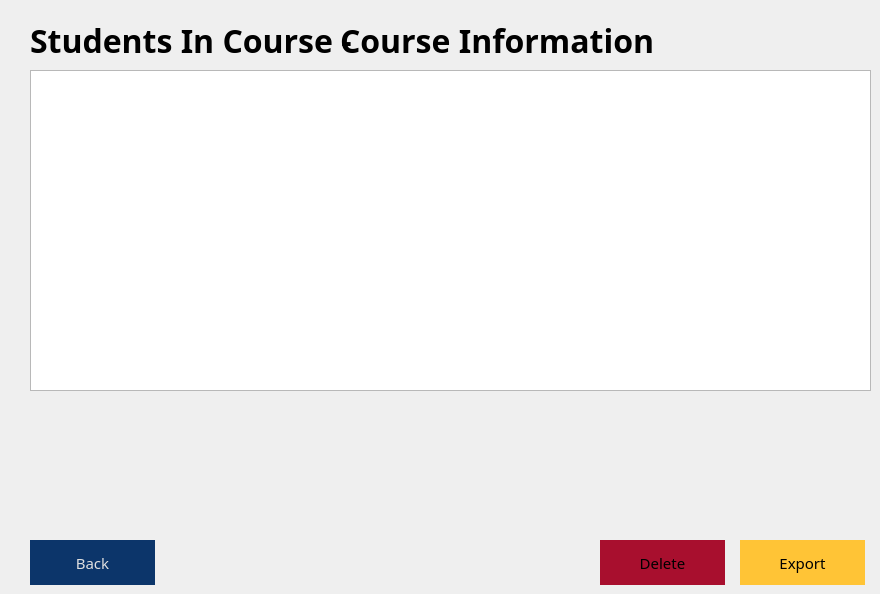
    <widget class="QWidget" name="pageStudentInCourse">
     <property name="styleSheet">
      <string notr="true">QWidget#pageStudentInCourse{
	border-image: url(:/assets/blue-gradient.png) 0 0 0 0 stretch stretch;
}
</string>
     </property>
     <widget class="QTableWidget" name="tableStudentInCourse">
      <property name="geometry">
       <rect>
        <x>30</x>
        <y>70</y>
        <width>841</width>
        <height>321</height>
       </rect>
      </property>
     </widget>
     <widget class="QLabel" name="labelStudentInCourse">
      <property name="geometry">
       <rect>
        <x>30</x>
        <y>20</y>
        <width>331</width>
        <height>41</height>
       </rect>
      </property>
      <property name="font">
       <font>
        <family>Segoe UI Semibold</family>
        <pointsize>24</pointsize>
        <bold>true</bold>
       </font>
      </property>
      <property name="styleSheet">
       <string notr="true">color: rgb(0, 0, 0);</string>
      </property>
      <property name="text">
       <string>Students In Course -</string>
      </property>
     </widget>
     <widget class="QPushButton" name="btnBackToCourse_Staff">
      <property name="geometry">
       <rect>
        <x>30</x>
        <y>540</y>
        <width>125</width>
        <height>45</height>
       </rect>
      </property>
      <property name="font">
       <font>
        <family>Segoe UI Semibold</family>
        <pointsize>11</pointsize>
        <italic>false</italic>
        <bold>false</bold>
        <kerning>true</kerning>
       </font>
      </property>
      <property name="cursor">
       <cursorShape>PointingHandCursor</cursorShape>
      </property>
      <property name="styleSheet">
       <string notr="true">QPushButton#btnBackToCourse_Staff {
background-color: rgb(12, 53, 106);
color: rgb(223, 223, 223);
border: none;
}

QPushButton#btnBackToCourse_Staff:hover {
background-color: rgb(14, 63, 127);
color: rgb(223, 223, 223);
border: none;
}</string>
      </property>
      <property name="text">
       <string>Back</string>
      </property>
      <property name="autoDefault">
       <bool>false</bool>
      </property>
      <property name="default">
       <bool>false</bool>
      </property>
      <property name="flat">
       <bool>false</bool>
      </property>
     </widget>
     <widget class="QLabel" name="labelStudentInCourse_Binding">
      <property name="geometry">
       <rect>
        <x>340</x>
        <y>20</y>
        <width>531</width>
        <height>41</height>
       </rect>
      </property>
      <property name="font">
       <font>
        <family>Segoe UI Semibold</family>
        <pointsize>24</pointsize>
        <bold>true</bold>
       </font>
      </property>
      <property name="styleSheet">
       <string notr="true">color: rgb(0, 0, 0);</string>
      </property>
      <property name="text">
       <string>Course Information</string>
      </property>
     </widget>
     <widget class="QPushButton" name="btnExportStudentInCourse">
      <property name="geometry">
       <rect>
        <x>740</x>
        <y>540</y>
        <width>125</width>
        <height>45</height>
       </rect>
      </property>
      <property name="font">
       <font>
        <family>Segoe UI Semibold</family>
        <pointsize>11</pointsize>
        <italic>false</italic>
        <bold>false</bold>
        <kerning>true</kerning>
       </font>
      </property>
      <property name="cursor">
       <cursorShape>PointingHandCursor</cursorShape>
      </property>
      <property name="styleSheet">
       <string notr="true">QPushButton#btnExportStudentInCourse {
background-color: rgb(255, 196, 54);
color: rgb(0, 0, 0);
border: none;
}

QPushButton#btnExportStudentInCourse:hover {
background-color: rgb(229, 176, 48);
color: rgb(0, 0, 0);
border: none;
}</string>
      </property>
      <property name="text">
       <string>Export</string>
      </property>
      <property name="autoDefault">
       <bool>false</bool>
      </property>
      <property name="default">
       <bool>false</bool>
      </property>
      <property name="flat">
       <bool>false</bool>
      </property>
     </widget>
     <widget class="QPushButton" name="btnDeleteStudentInCourse">
      <property name="geometry">
       <rect>
        <x>600</x>
        <y>540</y>
        <width>125</width>
        <height>45</height>
       </rect>
      </property>
      <property name="font">
       <font>
        <family>Segoe UI Semibold</family>
        <pointsize>11</pointsize>
        <italic>false</italic>
        <bold>false</bold>
        <kerning>true</kerning>
       </font>
      </property>
      <property name="cursor">
       <cursorShape>PointingHandCursor</cursorShape>
      </property>
      <property name="styleSheet">
       <string notr="true">QPushButton#btnDeleteStudentInCourse {
background-color: rgb(168, 15, 46);
color: rgb(0, 0, 0);
border: none;
}

QPushButton#btnDeleteStudentInCourse:hover {
background-color: rgb(227, 66, 52);
color: rgb(0, 0, 0);
border: none;
}</string>
      </property>
      <property name="text">
       <string>Delete</string>
      </property>
      <property name="autoDefault">
       <bool>false</bool>
      </property>
      <property name="default">
       <bool>false</bool>
      </property>
      <property name="flat">
       <bool>false</bool>
      </property>
     </widget>
    </widget>
